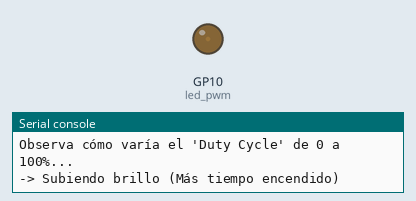
Recording of a program running on a simulated Raspberry Pi Pico running MicroPython. Parts: output pins drawn as LEDs (lit = HIGH), the last lines printed to the serial console.

Above: at 0.05 s.
At 0.6 s:
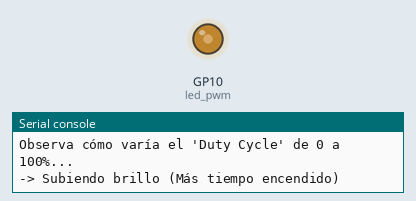
At 1.45 s:
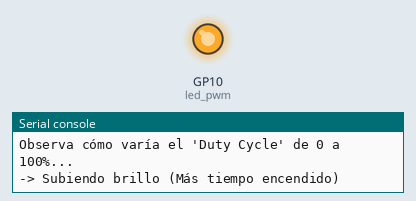
At 2.85 s:
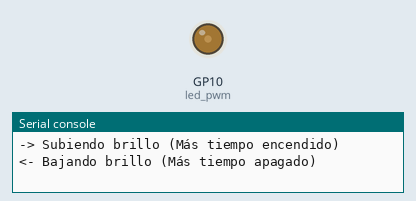
Timing chart, 0 to 8.4 s (numbered marks = the images above):
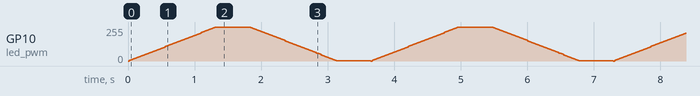

The program:

RGB_LED_Brillo_PWM.py
```python
from machine import Pin, PWM
import time

# Usamos el canal Rojo en el GP10
led_pwm = PWM(Pin(10))
# Fijamos la frecuencia a 1000 Hz
led_pwm.freq(1000)

print("=== Demostración de PWM en Vivo ===")
print("Observa cómo varía el 'Duty Cycle' de 0 a 100%...")

try:
    while True:
        # 1. Incrementando el brillo (Aumentando el Duty Cycle)
        print("-> Subiendo brillo (Más tiempo encendido)")
        for ciclo in range(0, 65536, 1000):
            led_pwm.duty_u16(ciclo)
            time.sleep_ms(20)

        # 2. Mantener al brillo máximo un momento
        time.sleep_ms(500)

        # 3. Disminuyendo el brillo (Reduciendo el Duty Cycle)
        print("<- Bajando brillo (Más tiempo apagado)")
        for ciclo in range(65535, -1, -1000):
            led_pwm.duty_u16(ciclo)
            time.sleep_ms(20)

        # 4. Pausa completamente apagado
        time.sleep_ms(500)

except KeyboardInterrupt:
    # Asegurar que el LED quede completamente apagado al detener el video
    led_pwm.duty_u16(0)
    print("\nDemostración finalizada.")
```
